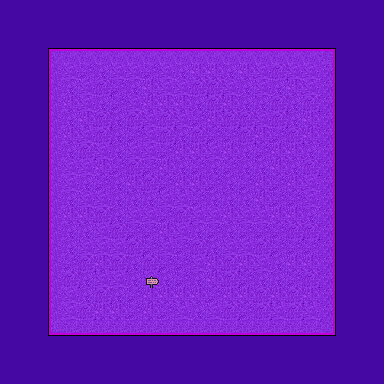

This is a level from a 2D game, rendered from its Tiled map with the project's own tilesets. A one-line summary and the complete map file follow:
An orthogonal 24x24 tile map with 16x16 px tiles, 2 tile layers (Background, Main), 4 tilesets and 7 objects (Spawn).

<map version="1.4" tiledversion="1.4.3" orientation="orthogonal" renderorder="right-down" width="24" height="24" tilewidth="16" tileheight="16" infinite="0" nextlayerid="5" nextobjectid="14">
 <tileset firstgid="1" source="../tilesets/Custom3.tsx" />
 <tileset firstgid="65" source="../tilesets/PurpleTiles3.tsx" />
 <tileset firstgid="125" source="../tilesets/PurpleTiles.tsx" />
 <tileset firstgid="333" source="../tilesets/Purples.tsx" />
 <layer id="1" name="Background" width="24" height="24">
  <data encoding="csv">
6,6,6,6,6,6,6,6,6,6,6,6,6,6,6,6,6,6,6,6,6,6,6,6,
6,6,6,6,6,6,6,6,6,6,6,6,6,6,6,6,6,6,6,6,6,6,6,6,
6,6,6,6,6,6,6,6,6,6,6,6,6,6,6,6,6,6,6,6,6,6,6,6,
6,6,6,360,362,362,362,362,362,362,362,362,362,362,362,362,362,362,362,362,357,6,6,6,
6,6,6,394,392,367,384,392,392,367,392,384,382,382,384,382,392,341,392,392,368,6,6,6,
6,6,6,394,384,392,341,367,384,382,392,392,341,341,392,384,392,384,382,392,368,6,6,6,
6,6,6,394,382,392,384,367,392,382,382,382,384,341,382,384,384,341,384,341,368,6,6,6,
6,6,6,394,384,382,341,384,341,392,341,392,367,382,341,341,392,341,384,382,368,6,6,6,
6,6,6,394,382,392,341,384,367,392,341,384,341,367,367,341,382,367,341,382,368,6,6,6,
6,6,6,394,384,341,392,384,392,392,367,382,382,392,382,384,367,382,382,384,368,6,6,6,
6,6,6,394,392,392,382,367,341,367,382,384,367,384,367,384,384,382,384,341,368,6,6,6,
6,6,6,394,392,384,367,384,382,341,367,382,382,367,384,367,382,367,382,392,368,6,6,6,
6,6,6,394,384,392,392,384,384,384,392,392,367,384,384,384,382,367,367,392,368,6,6,6,
6,6,6,394,382,382,341,384,392,392,367,341,392,392,382,392,392,382,382,384,368,6,6,6,
6,6,334,394,384,384,392,341,367,367,382,392,384,367,384,367,367,367,341,341,368,6,6,6,
6,6,334,394,384,392,392,392,341,367,392,367,341,384,392,392,341,367,367,367,368,6,6,6,
6,6,6,394,367,341,382,341,384,341,367,367,392,382,341,382,392,384,382,382,368,6,6,6,
6,6,6,394,341,384,392,392,384,392,384,367,384,382,341,367,384,384,367,341,368,6,6,6,
6,6,6,394,392,384,341,384,367,382,382,382,382,367,382,382,341,382,341,382,368,6,6,6,
6,6,6,394,392,341,382,382,367,382,367,392,384,392,341,367,341,392,341,392,368,6,6,6,
6,6,6,342,379,379,379,379,379,379,379,379,379,379,379,379,379,379,379,379,365,6,6,6,
6,6,6,6,6,6,6,6,6,6,6,6,6,6,6,6,6,6,6,6,6,6,6,6,
6,6,6,6,6,6,6,6,6,6,6,6,6,6,6,6,6,6,6,6,6,6,6,6,
6,6,6,6,6,6,6,6,6,6,6,6,6,6,6,6,6,6,6,6,6,6,6,6
</data>
 </layer>
 <layer id="2" name="Main" width="24" height="24">
  <data encoding="csv">
0,0,0,0,0,0,0,0,0,0,0,0,0,0,0,0,0,0,0,0,0,0,0,0,
0,0,0,0,0,0,0,0,0,0,0,0,0,0,0,0,0,0,0,0,0,0,0,0,
0,0,0,0,0,0,0,0,0,0,0,0,0,0,0,0,0,0,0,0,0,0,0,0,
0,0,0,0,0,0,0,0,0,0,0,0,0,0,0,0,0,0,0,0,0,0,0,0,
0,0,0,0,0,0,0,0,0,0,0,0,0,0,0,0,0,0,0,0,0,0,0,0,
0,0,0,0,0,0,0,0,0,0,0,0,0,0,0,0,0,0,0,0,0,0,0,0,
0,0,0,0,0,0,0,0,0,0,0,0,0,0,0,0,0,0,0,0,0,0,0,0,
0,0,0,0,0,0,0,0,0,0,0,0,0,0,0,0,0,0,0,0,0,0,0,0,
0,0,0,0,0,0,0,0,0,0,0,0,0,0,0,0,0,0,0,0,0,0,0,0,
0,0,0,0,0,0,0,0,0,0,0,0,0,0,0,0,0,0,0,0,0,0,0,0,
0,0,0,0,0,0,0,0,0,0,0,0,0,0,0,0,0,0,0,0,0,0,0,0,
0,0,0,0,0,0,0,0,0,0,0,0,0,0,0,0,0,0,0,0,0,0,0,0,
0,0,0,0,0,0,0,0,0,0,0,0,0,0,0,0,0,0,0,0,0,0,0,0,
0,0,0,0,0,0,0,0,0,0,0,0,0,0,0,0,0,0,0,0,0,0,0,0,
0,0,0,0,0,0,0,0,0,0,0,0,0,0,0,0,0,0,0,0,0,0,0,0,
0,0,0,0,0,0,0,0,0,0,0,0,0,0,0,0,0,0,0,0,0,0,0,0,
0,0,0,0,0,0,0,0,0,0,0,0,0,0,0,0,0,0,0,0,0,0,0,0,
0,0,0,0,0,0,0,0,0,187,0,0,0,0,0,0,0,0,0,0,0,0,0,0,
0,0,0,0,0,0,0,0,0,0,0,0,0,0,0,0,0,0,0,0,0,0,0,0,
0,0,0,0,0,0,0,0,0,0,0,0,0,0,0,0,0,0,0,0,0,0,0,0,
0,0,0,0,0,0,0,0,0,0,0,0,0,0,0,0,0,0,0,0,0,0,0,0,
0,0,0,0,0,0,0,0,0,0,0,0,0,0,0,0,0,0,0,0,0,0,0,0,
0,0,0,0,0,0,0,0,0,0,0,0,0,0,0,0,0,0,0,0,0,0,0,0,
0,0,0,0,0,0,0,0,0,0,0,0,0,0,0,0,0,0,0,0,0,0,0,0
</data>
 </layer>
 <objectgroup id="3" name="Collision">
  <object id="5" x="48" y="48">
   <polyline points="0,0 0,288 288,288 288,0 -2,0" />
  </object>
  <object id="6" x="201.263" y="233.291" width="125.5" height="6.5" />
  <object id="7" x="201.5" y="319.5" width="124.25" height="8" />
  <object id="11" x="201.25" y="233.25" width="6" height="22" />
  <object id="12" x="201.25" y="304.5" width="7" height="22" />
  <object id="13" x="319.5" y="234" width="6.75" height="85" />
 </objectgroup>
 <objectgroup id="4" name="Triggers">
  <object id="3" name="Spawn" x="144" y="192" width="16" height="16" />
 </objectgroup>
</map>